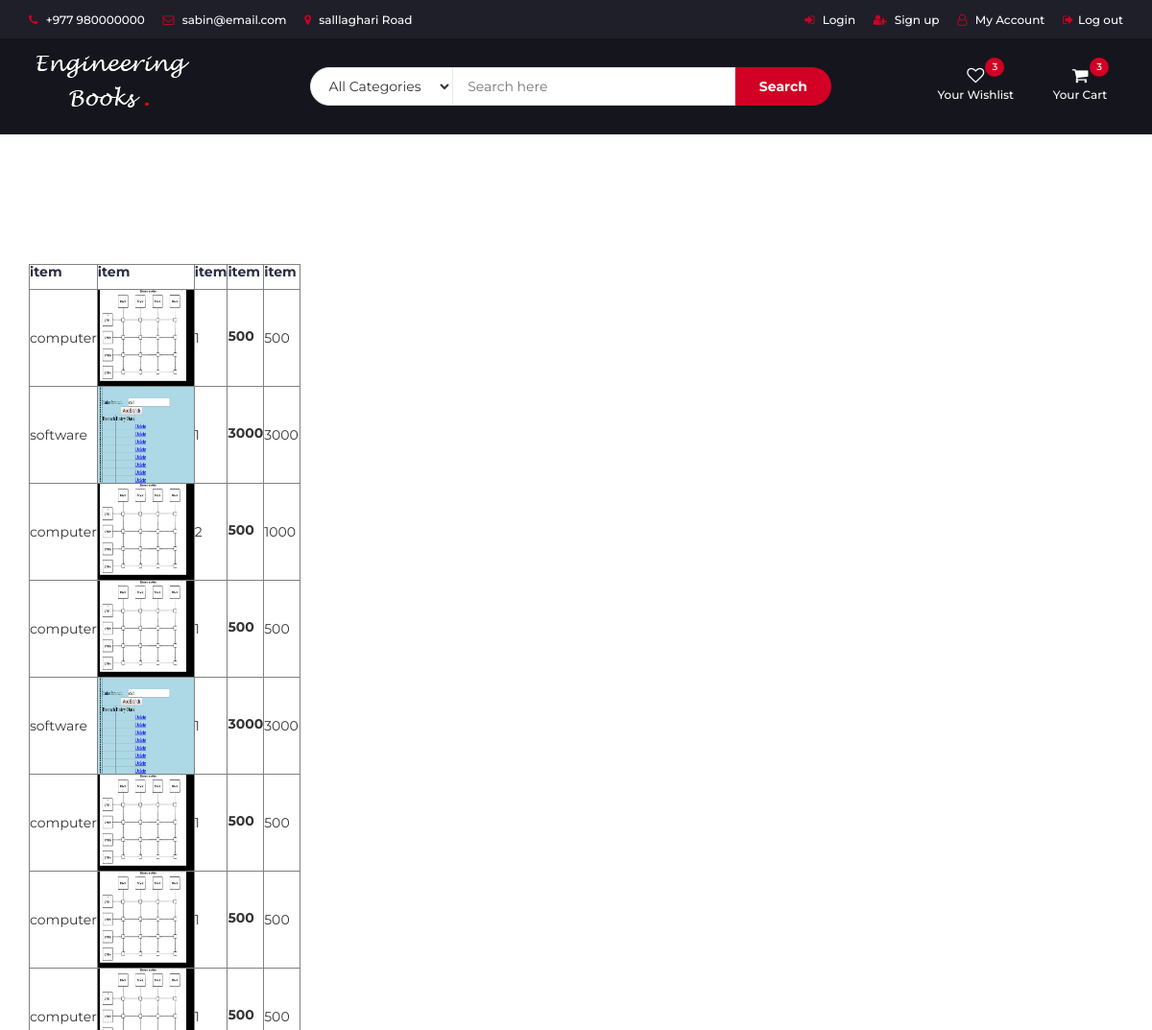
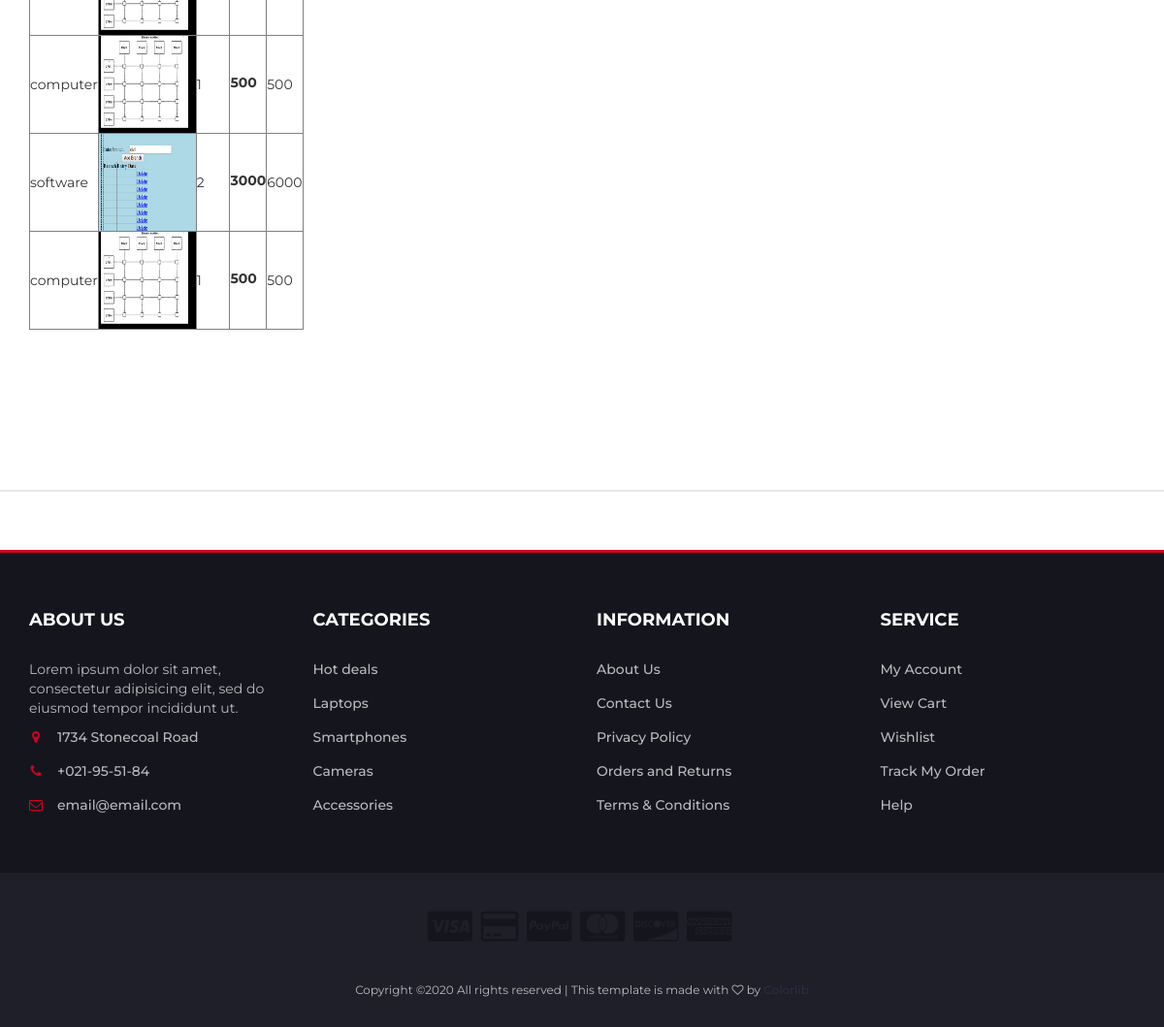
The page /historys/ (signed in) on the database its author committed (2 pictures, top to bottom).
### account/models.py (models this page shows, shortened)
class history(models.Model):
    user=models.CharField(max_length=30)
    book=models.CharField(max_length=30)
    quantity=models.IntegerField(default=0)
    Price=models.PositiveIntegerField(default=0)
    totalprice=models.PositiveIntegerField(default=0)
    image=models.ImageField(upload_to='books',blank=True)

### account/views.py (the view)
# urls.py: path('historys/', history_display, name='historyview'),
@login_required()
def history_display(request):
    ins=history.objects.filter(user=request.user)
    return render(request, "account/viewhistory.html", {"object":ins})

### account/models.py (called while the page is built)
    def __str__(self):
        return self.username

### templates/account/viewhistory.html (shortened to what this page needs)
{% extends 'partials/layout.html' %}
{% block header %}
{% include "partials/header.html" %}
{% endblock header %}
{% block new_products %}
<div class="section">
    <div class='container '>
        <div class='order-summary'>
<table border=1px solid green>
    <div class='order-col'>
    <thead>
        <tr>
            <th><h5>item</h5></th>
            <th><h5>item</h5></th>
            <th><h5>item</h5></th>
            <th><h5>item</h5></th>
             <th><h5>item</h5></th>
    </tr>
    </thead>
    {% for obj in object %}
    <tr>
        <td >{{obj.book}}</td>
        <td>  <img src="{{ obj.image.url }}" height=100 width="100"></td>
        <td>{{obj.quantity}}</td>
        <td><label class='txt1' >{{obj.Price}}</label></td>
        <td>{{obj.totalprice}}</td>
    </tr>
    {% endfor %}
</div>
</table>
</div>
</div>
</div>
{% endblock new_products %}
{% block footer %}
{% include "partials/footer.html" %}
{% endblock footer %}

### templates/partials/layout.html (shortened to what this page needs)
<!DOCTYPE html>
<html lang="en">
{% load static %}
	<head>
		<link type="text/css" rel="stylesheet" href="{% static 'css/bootstrap.min.css' %}"/>
		<link type="text/css" rel="stylesheet" href="{% static 'css/slick.css' %}"/>
		<link type="text/css" rel="stylesheet" href="{% static 'css/slick-theme.css' %}"/>
		<link type="text/css" rel="stylesheet" href="{% static 'css/nouislider.min.css' %}"/>
		<link rel="stylesheet" href="{% static 'css/font-awesome.min.css' %}">
		<link type="text/css" rel="stylesheet" href="{% static 'css/style.css' %}"/>
    </head>
	<body>
		{% block header %}
		{% endblock header %}
		<div class="section">
		</div>
		<div class="section">
			{% block new_products %}
			{% endblock new_products %}
		</div>
		<div class="section">
		</div>
		<div id="newsletter" class="section">
		</div>
		<footer id="footer">
			{% block footer %}
			{% endblock footer %}
		</footer>
	</body>
</html>

### templates/partials/header.html (shortened to what this page needs)
{% load static %}
        <header>
			<div id="top-header">
				<div class="container">
					<ul class="header-links pull-left">
						<li><a href="#"><i class="fa fa-phone"></i> +977 980000000</a></li>
						<li><a href="#"><i class="fa fa-envelope-o"></i> sabin@email.com</a></li>
						<li><a href="#"><i class="fa fa-map-marker"></i> salllaghari Road</a></li>
					</ul>
					<ul class="header-links pull-right">
						<li><a href="{% url 'login' %}"><i class="fa fa-sign-in"></i> Login</a></li>
						<li><a href="{% url 'register'%}"><i class="fa fa-user-plus"></i> Sign up</a></li>
						<li><a href="#"><i class="fa fa-user-o"></i> My Account</a></li>
						<li>	<a href="{% url 'logout' %}"><i class="fa fa-sign-out "></i>Log out</a> </li>
					</ul>
				</div>
			</div>
			<div id="header">
				<div class="container">
					<div class="row">
						<div class="col-md-3">
							<div class="header-logo">
								<a href="{% url 'login' %}" class="logo">
									<img src="{% static 'img/logo.png' %}" alt="">
								</a>
							</div>
						</div>
						<div class="col-md-6">
							<div class="header-search">
								<form>
									<select class="input-select">
										<option value="0">All Categories</option>
									</select>
									<input class="input" placeholder="Search here">
									<button class="search-btn">Search</button>
								</form>
							</div>
						</div>
						<div class="col-md-3 clearfix">
							<div class="header-ctn">
								<div>
									<a href="#">
										<i class="fa fa-heart-o"></i>
										<span>Your Wishlist</span>
										<div class="qty">3</div>
									</a>
								</div>
								<div class="dropdown">
									<a class="dropdown-toggle" data-toggle="dropdown" aria-expanded="true">
										<i class="fa fa-shopping-cart"></i>
										<span>Your Cart</span>
										<div class="qty">3</div>
									</a>
								</div>
							</div>
						</div>
					</div>
				</div>
			</div>
		</header>

### templates/partials/footer.html (shortened to what this page needs)
{% load static %}
			<div class="section">
				<div class="container">
					<div class="row">
						<div class="col-md-3 col-xs-6">
							<div class="footer">
								<h3 class="footer-title">About Us</h3>
								<p>Lorem ipsum dolor sit amet, consectetur adipisicing elit, sed do eiusmod tempor incididunt ut.</p>
								<ul class="footer-links">
									<li><a href="#"><i class="fa fa-map-marker"></i>1734 Stonecoal Road</a></li>
									<li><a href="#"><i class="fa fa-phone"></i>+021-95-51-84</a></li>
									<li><a href="#"><i class="fa fa-envelope-o"></i>email@email.com</a></li>
								</ul>
							</div>
						</div>
						<div class="col-md-3 col-xs-6">
							<div class="footer">
								<h3 class="footer-title">Categories</h3>
								<ul class="footer-links">
									<li><a href="#">Hot deals</a></li>
									<li><a href="#">Laptops</a></li>
									<li><a href="#">Smartphones</a></li>
									<li><a href="#">Cameras</a></li>
									<li><a href="#">Accessories</a></li>
								</ul>
							</div>
						</div>
						<div class="col-md-3 col-xs-6">
							<div class="footer">
								<h3 class="footer-title">Information</h3>
								<ul class="footer-links">
									<li><a href="#">About Us</a></li>
									<li><a href="#">Contact Us</a></li>
									<li><a href="#">Privacy Policy</a></li>
									<li><a href="#">Orders and Returns</a></li>
									<li><a href="#">Terms & Conditions</a></li>
								</ul>
							</div>
						</div>
						<div class="col-md-3 col-xs-6">
							<div class="footer">
								<h3 class="footer-title">Service</h3>
								<ul class="footer-links">
									<li><a href="#">My Account</a></li>
									<li><a href="#">View Cart</a></li>
									<li><a href="#">Wishlist</a></li>
									<li><a href="#">Track My Order</a></li>
									<li><a href="#">Help</a></li>
								</ul>
							</div>
						</div>
					</div>
				</div>
			</div>
			<div id="bottom-footer" class="section">
				<div class="container">
					<div class="row">
						<div class="col-md-12 text-center">
							<ul class="footer-payments">
								<li><a href="#"><i class="fa fa-cc-visa"></i></a></li>
								<li><a href="#"><i class="fa fa-credit-card"></i></a></li>
								<li><a href="#"><i class="fa fa-cc-paypal"></i></a></li>
								<li><a href="#"><i class="fa fa-cc-mastercard"></i></a></li>
								<li><a href="#"><i class="fa fa-cc-discover"></i></a></li>
								<li><a href="#"><i class="fa fa-cc-amex"></i></a></li>
							</ul>
							<span class="copyright">
								Copyright &copy;<script>document.write(new Date().getFullYear());</script> All rights reserved | This template is made with <i class="fa fa-heart-o" aria-hidden="true"></i> by <a href="https://colorlib.com" target="_blank">Colorlib</a>
							</span>
						</div>
					</div>
				</div>
			</div>

### templates/partials/scripts.html (shortened to what this page needs)
{% load static %}

### static/css/style.css (style rules this page uses)
body { font-family: "Montserrat", sans-serif; font-weight: 400; color: #333; }
h1, h2, h3, h4, h5, h6 { color: #2b2d42; font-weight: 700; margin: 0 0 10px; }
a { color: #2b2d42; font-weight: 500; -webkit-transition: 0.2s color; transition: 0.2s color; }
ul, ol { margin: 0; padding: 0; list-style: none; }
.input { height: 40px; padding: 0px 15px; border: 1px solid #e4e7ed; background-color: #fff; width: 100%; }
.input-select { padding: 0px 15px; background: #fff; border: 1px solid #e4e7ed; height: 40px; }
.section { padding-top: 30px; padding-bottom: 30px; }
#top-header { padding-top: 10px; padding-bottom: 10px; background-color: #1e1f29; }
.header-links li { display: inline-block; margin-right: 15px; font-size: 12px; }
.header-links li:last-child { margin-right: 0px; }
.header-links li a { color: #fff; }
.header-links li i { color: #d10024; margin-right: 5px; }
#header { padding-top: 15px; padding-bottom: 15px; background-color: #15161d; }
.header-logo { float: left; }
.header-logo .logo img { display: block; }
.header-search { padding: 15px 0px; }
.header-search form { position: relative; }
.header-search form .input-select { margin-right: -4px; border-radius: 40px 0px 0px 40px; }
.header-search form .input { width: calc(100% - 260px); margin-right: -4px; }
.header-search form .search-btn { height: 40px; width: 100px; background: #d10024; color: #fff; font-weight: 700; border: none; border-radius: 0px 40px 40px 0px; }
.header-ctn { float: right; padding: 15px 0px; }
.header-ctn > div { display: inline-block; }
.header-ctn > div + div { margin-left: 15px; }
.header-ctn > div > a { display: block; position: relative; width: 90px; text-align: center; color: #fff; }
.header-ctn > div > a > i { display: block; font-size: 18px; }
.header-ctn > div > a > span { font-size: 12px; }
.header-ctn > div > a > .qty { position: absolute; right: 15px; top: -10px; width: 20px; height: 20px; line-height: 20px; text-align: center; border-radius: 50%; font-size: 10px; color: #fff; background-color: #d10024; }
.order-summary { margin: 15px 0px; }
.order-summary .order-col { display: table; width: 100%; }
.order-summary .order-col:after { content: ""; display: block; clear: both; }
#newsletter.section { border-top: 2px solid #e4e7ed; border-bottom: 3px solid #d10024; margin-top: 30px; }
#footer { background: #15161d; color: #b9babc; }
#bottom-footer { background: #1e1f29; }
.footer { margin: 30px 0px; }
.footer .footer-title { color: #fff; text-transform: uppercase; font-size: 18px; margin: 0px 0px 30px; }
.footer-links li + li { margin-top: 15px; }
.footer-links li a { color: #b9babc; }
.footer-links li i { margin-right: 15px; color: #d10024; width: 14px; text-align: center; }
.copyright { margin-top: 30px; display: block; font-size: 12px; }
.footer-payments li { display: inline-block; margin-right: 5px; }
.footer-payments li a { color: #15161d; font-size: 36px; display: block; }

### rows shown on the page
history: book "computer", image (picture), quantity "1", Price "500", totalprice "500"
history: book "software", image (picture), quantity "1", Price "3000", totalprice "3000"
history: book "computer", image (picture), quantity "2", Price "500", totalprice "1000"
history: book "computer", image (picture), quantity "1", Price "500", totalprice "500"
history: book "software", image (picture), quantity "1", Price "3000", totalprice "3000"
history: book "computer", image (picture), quantity "1", Price "500", totalprice "500"
history: book "computer", image (picture), quantity "1", Price "500", totalprice "500"
history: book "computer", image (picture), quantity "1", Price "500", totalprice "500"
history: book "computer", image (picture), quantity "1", Price "500", totalprice "500"
history: book "software", image (picture), quantity "2", Price "3000", totalprice "6000"
history: book "computer", image (picture), quantity "1", Price "500", totalprice "500"
